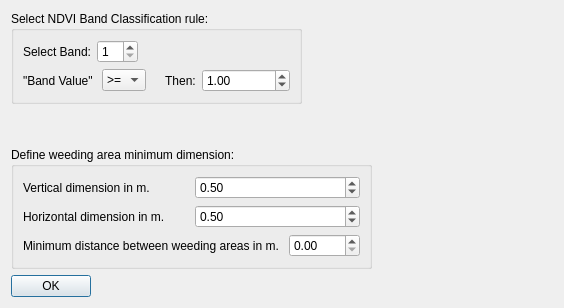
<?xml version="1.0" encoding="UTF-8"?>
<ui version="4.0">
 <class>WeedingParameter</class>
 <widget class="QDialog" name="WeedingParameter">
  <property name="geometry">
   <rect>
    <x>0</x>
    <y>0</y>
    <width>564</width>
    <height>308</height>
   </rect>
  </property>
  <property name="sizePolicy">
   <sizepolicy hsizetype="Fixed" vsizetype="Preferred">
    <horstretch>0</horstretch>
    <verstretch>0</verstretch>
   </sizepolicy>
  </property>
  <property name="windowTitle">
   <string>Dialog</string>
  </property>
  <layout class="QFormLayout" name="formLayout_3">
   <property name="sizeConstraint">
    <enum>QLayout::SetDefaultConstraint</enum>
   </property>
   <property name="fieldGrowthPolicy">
    <enum>QFormLayout::AllNonFixedFieldsGrow</enum>
   </property>
   <item row="1" column="0">
    <spacer name="verticalSpacer">
     <property name="orientation">
      <enum>Qt::Vertical</enum>
     </property>
     <property name="sizeHint" stdset="0">
      <size>
       <width>20</width>
       <height>0</height>
      </size>
     </property>
    </spacer>
   </item>
   <item row="2" column="0">
    <widget class="QGroupBox" name="groupBox">
     <property name="title">
      <string>Define weeding area minimum dimension: </string>
     </property>
     <layout class="QVBoxLayout" name="verticalLayout">
      <item>
       <layout class="QHBoxLayout" name="horizontalLayout_2">
        <item>
         <widget class="QLabel" name="label_3">
          <property name="text">
           <string>Vertical dimension in m. </string>
          </property>
         </widget>
        </item>
        <item>
         <widget class="QDoubleSpinBox" name="doubleSpinBox">
          <property name="maximum">
           <double>1000.990000000000009</double>
          </property>
          <property name="singleStep">
           <double>0.500000000000000</double>
          </property>
          <property name="value">
           <double>0.500000000000000</double>
          </property>
         </widget>
        </item>
       </layout>
      </item>
      <item>
       <layout class="QHBoxLayout" name="horizontalLayout">
        <item>
         <widget class="QLabel" name="label_4">
          <property name="text">
           <string>Horizontal dimension in m. </string>
          </property>
         </widget>
        </item>
        <item>
         <widget class="QDoubleSpinBox" name="doubleSpinBox_2">
          <property name="maximum">
           <double>1000.990000000000009</double>
          </property>
          <property name="singleStep">
           <double>0.500000000000000</double>
          </property>
          <property name="value">
           <double>0.500000000000000</double>
          </property>
         </widget>
        </item>
       </layout>
      </item>
      <item>
       <layout class="QHBoxLayout" name="horizontalLayout_5">
        <item>
         <widget class="QLabel" name="label_2">
          <property name="text">
           <string>Minimum distance between weeding areas in m. </string>
          </property>
         </widget>
        </item>
        <item>
         <widget class="QDoubleSpinBox" name="doubleSpinBox_4">
          <property name="maximum">
           <double>1000.000000000000000</double>
          </property>
         </widget>
        </item>
       </layout>
      </item>
     </layout>
    </widget>
   </item>
   <item row="3" column="0">
    <widget class="QDialogButtonBox" name="buttonBox">
     <property name="orientation">
      <enum>Qt::Horizontal</enum>
     </property>
     <property name="standardButtons">
      <set>QDialogButtonBox::Ok</set>
     </property>
    </widget>
   </item>
   <item row="0" column="0">
    <widget class="QGroupBox" name="groupBox_2">
     <property name="title">
      <string>Select NDVI Band Classification rule:</string>
     </property>
     <layout class="QFormLayout" name="formLayout_2">
      <item row="0" column="0">
       <layout class="QHBoxLayout" name="horizontalLayout_4">
        <item>
         <widget class="QLabel" name="label">
          <property name="text">
           <string>Select Band:</string>
          </property>
         </widget>
        </item>
        <item>
         <widget class="QSpinBox" name="spinBox">
          <property name="minimum">
           <number>1</number>
          </property>
         </widget>
        </item>
       </layout>
      </item>
      <item row="1" column="0">
       <layout class="QHBoxLayout" name="horizontalLayout_3">
        <item>
         <widget class="QLabel" name="label_10">
          <property name="text">
           <string>&quot;Band Value&quot; </string>
          </property>
         </widget>
        </item>
        <item>
         <widget class="QComboBox" name="comboBox_3">
          <item>
           <property name="text">
            <string>&gt;=</string>
           </property>
          </item>
          <item>
           <property name="text">
            <string>&lt;=</string>
           </property>
          </item>
          <item>
           <property name="text">
            <string>=</string>
           </property>
          </item>
          <item>
           <property name="text">
            <string>&gt;</string>
           </property>
          </item>
          <item>
           <property name="text">
            <string>&lt;</string>
           </property>
          </item>
         </widget>
        </item>
        <item>
         <widget class="QLabel" name="label_9">
          <property name="text">
           <string>    Then:</string>
          </property>
         </widget>
        </item>
        <item>
         <widget class="QDoubleSpinBox" name="doubleSpinBox_3">
          <property name="minimum">
           <double>-1000000.000000000000000</double>
          </property>
          <property name="maximum">
           <double>10000000.000000000000000</double>
          </property>
          <property name="value">
           <double>1.000000000000000</double>
          </property>
         </widget>
        </item>
       </layout>
      </item>
     </layout>
    </widget>
   </item>
  </layout>
  <zorder>groupBox</zorder>
  <zorder>groupBox_2</zorder>
  <zorder>buttonBox</zorder>
  <zorder>verticalSpacer</zorder>
 </widget>
 <resources/>
 <connections>
  <connection>
   <sender>buttonBox</sender>
   <signal>accepted()</signal>
   <receiver>WeedingParameter</receiver>
   <slot>accept()</slot>
   <hints>
    <hint type="sourcelabel">
     <x>248</x>
     <y>254</y>
    </hint>
    <hint type="destinationlabel">
     <x>157</x>
     <y>274</y>
    </hint>
   </hints>
  </connection>
  <connection>
   <sender>buttonBox</sender>
   <signal>rejected()</signal>
   <receiver>WeedingParameter</receiver>
   <slot>reject()</slot>
   <hints>
    <hint type="sourcelabel">
     <x>316</x>
     <y>260</y>
    </hint>
    <hint type="destinationlabel">
     <x>286</x>
     <y>274</y>
    </hint>
   </hints>
  </connection>
 </connections>
</ui>
